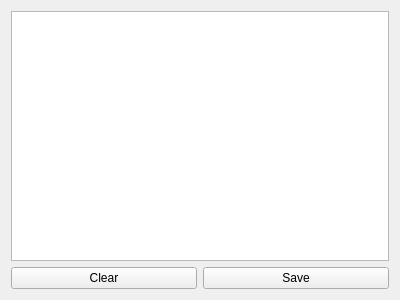
<?xml version="1.0" encoding="UTF-8"?>
<ui version="4.0">
 <class>loggerview</class>
 <widget class="QWidget" name="loggerview">
  <property name="geometry">
   <rect>
    <x>0</x>
    <y>0</y>
    <width>400</width>
    <height>300</height>
   </rect>
  </property>
  <property name="windowTitle">
   <string>Form</string>
  </property>
  <layout class="QGridLayout" name="gridLayout">
   <item row="0" column="0">
    <layout class="QGridLayout" name="gridLayout_2">
     <item row="0" column="0" colspan="2">
      <widget class="QTextEdit" name="textLogs"/>
     </item>
     <item row="1" column="0">
      <widget class="QPushButton" name="clearButton">
       <property name="text">
        <string>Clear</string>
       </property>
      </widget>
     </item>
     <item row="1" column="1">
      <widget class="QPushButton" name="saveButton">
       <property name="text">
        <string>Save</string>
       </property>
      </widget>
     </item>
    </layout>
   </item>
  </layout>
 </widget>
 <resources/>
 <connections/>
</ui>
